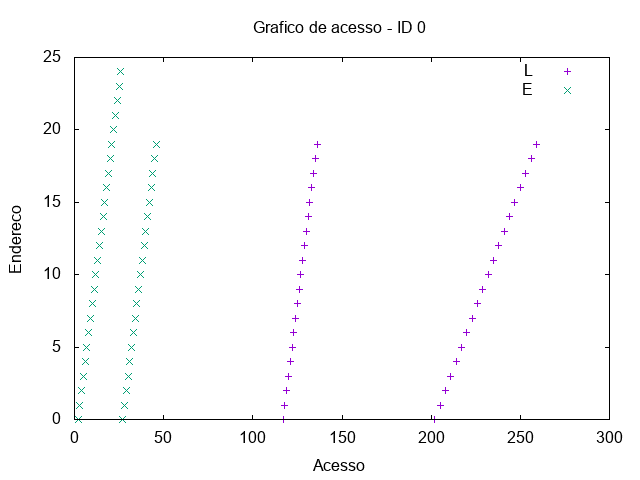

Write the gnuplot code that produced this figure.
set term png
set output "/tmp/out/soma-acesso-0.png"
set title "Grafico de acesso - ID 0"
set xlabel "Acesso"
set ylabel "Endereco"
plot "/tmp/out/soma-acesso-0-0.gpdat" u 2:4 w points t "L", "/tmp/out/soma-acesso-1-0.gpdat" u 2:4 w points t "E"
